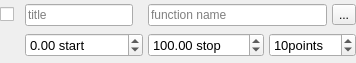
<?xml version="1.0" encoding="UTF-8"?>
<ui version="4.0">
 <class>Form</class>
 <widget class="QWidget" name="Form">
  <property name="geometry">
   <rect>
    <x>0</x>
    <y>0</y>
    <width>356</width>
    <height>63</height>
   </rect>
  </property>
  <property name="sizePolicy">
   <sizepolicy hsizetype="Maximum" vsizetype="Preferred">
    <horstretch>0</horstretch>
    <verstretch>0</verstretch>
   </sizepolicy>
  </property>
  <property name="windowTitle">
   <string>Form</string>
  </property>
  <layout class="QGridLayout" name="gridLayout">
   <property name="horizontalSpacing">
    <number>5</number>
   </property>
   <property name="verticalSpacing">
    <number>3</number>
   </property>
   <property name="margin">
    <number>0</number>
   </property>
   <item row="2" column="2">
    <widget class="QLineEdit" name="name">
     <property name="sizePolicy">
      <sizepolicy hsizetype="Maximum" vsizetype="Fixed">
       <horstretch>0</horstretch>
       <verstretch>0</verstretch>
      </sizepolicy>
     </property>
     <property name="placeholderText">
      <string>title</string>
     </property>
    </widget>
   </item>
   <item row="4" column="2">
    <widget class="QDoubleSpinBox" name="startBox">
     <property name="sizePolicy">
      <sizepolicy hsizetype="Expanding" vsizetype="Fixed">
       <horstretch>0</horstretch>
       <verstretch>0</verstretch>
      </sizepolicy>
     </property>
     <property name="minimumSize">
      <size>
       <width>80</width>
       <height>0</height>
      </size>
     </property>
     <property name="font">
      <font>
       <pointsize>10</pointsize>
       <weight>50</weight>
       <bold>false</bold>
      </font>
     </property>
     <property name="suffix">
      <string> start</string>
     </property>
     <property name="minimum">
      <double>-100000.000000000000000</double>
     </property>
     <property name="maximum">
      <double>100000.000000000000000</double>
     </property>
    </widget>
   </item>
   <item row="4" column="3">
    <widget class="QDoubleSpinBox" name="stopBox">
     <property name="sizePolicy">
      <sizepolicy hsizetype="Expanding" vsizetype="Fixed">
       <horstretch>0</horstretch>
       <verstretch>0</verstretch>
      </sizepolicy>
     </property>
     <property name="minimumSize">
      <size>
       <width>80</width>
       <height>0</height>
      </size>
     </property>
     <property name="font">
      <font>
       <pointsize>10</pointsize>
       <weight>50</weight>
       <bold>false</bold>
      </font>
     </property>
     <property name="suffix">
      <string> stop</string>
     </property>
     <property name="minimum">
      <double>-100000.000000000000000</double>
     </property>
     <property name="maximum">
      <double>100000.000000000000000</double>
     </property>
     <property name="value">
      <double>100.000000000000000</double>
     </property>
    </widget>
   </item>
   <item row="2" column="5">
    <widget class="QToolButton" name="toolButton">
     <property name="text">
      <string>...</string>
     </property>
     <property name="icon">
      <iconset theme="window-close">
       <normaloff/>
      </iconset>
     </property>
    </widget>
   </item>
   <item row="4" column="4" colspan="2">
    <widget class="QSpinBox" name="numBox">
     <property name="sizePolicy">
      <sizepolicy hsizetype="Expanding" vsizetype="Fixed">
       <horstretch>0</horstretch>
       <verstretch>0</verstretch>
      </sizepolicy>
     </property>
     <property name="minimumSize">
      <size>
       <width>80</width>
       <height>0</height>
      </size>
     </property>
     <property name="font">
      <font>
       <pointsize>10</pointsize>
       <weight>50</weight>
       <bold>false</bold>
      </font>
     </property>
     <property name="suffix">
      <string>points</string>
     </property>
     <property name="minimum">
      <number>2</number>
     </property>
     <property name="maximum">
      <number>1000</number>
     </property>
     <property name="value">
      <number>10</number>
     </property>
    </widget>
   </item>
   <item row="2" column="0">
    <widget class="QCheckBox" name="enable">
     <property name="sizePolicy">
      <sizepolicy hsizetype="Maximum" vsizetype="Fixed">
       <horstretch>0</horstretch>
       <verstretch>0</verstretch>
      </sizepolicy>
     </property>
     <property name="minimumSize">
      <size>
       <width>20</width>
       <height>0</height>
      </size>
     </property>
     <property name="text">
      <string/>
     </property>
    </widget>
   </item>
   <item row="2" column="3" colspan="2">
    <widget class="QLineEdit" name="cmd">
     <property name="sizePolicy">
      <sizepolicy hsizetype="MinimumExpanding" vsizetype="Fixed">
       <horstretch>0</horstretch>
       <verstretch>0</verstretch>
      </sizepolicy>
     </property>
     <property name="placeholderText">
      <string>function name</string>
     </property>
    </widget>
   </item>
  </layout>
 </widget>
 <tabstops>
  <tabstop>name</tabstop>
  <tabstop>cmd</tabstop>
  <tabstop>toolButton</tabstop>
  <tabstop>startBox</tabstop>
  <tabstop>stopBox</tabstop>
  <tabstop>numBox</tabstop>
  <tabstop>enable</tabstop>
 </tabstops>
 <resources/>
 <connections>
  <connection>
   <sender>toolButton</sender>
   <signal>clicked()</signal>
   <receiver>Form</receiver>
   <slot>remove()</slot>
   <hints>
    <hint type="sourcelabel">
     <x>350</x>
     <y>14</y>
    </hint>
    <hint type="destinationlabel">
     <x>370</x>
     <y>13</y>
    </hint>
   </hints>
  </connection>
 </connections>
 <slots>
  <slot>remove()</slot>
 </slots>
</ui>
